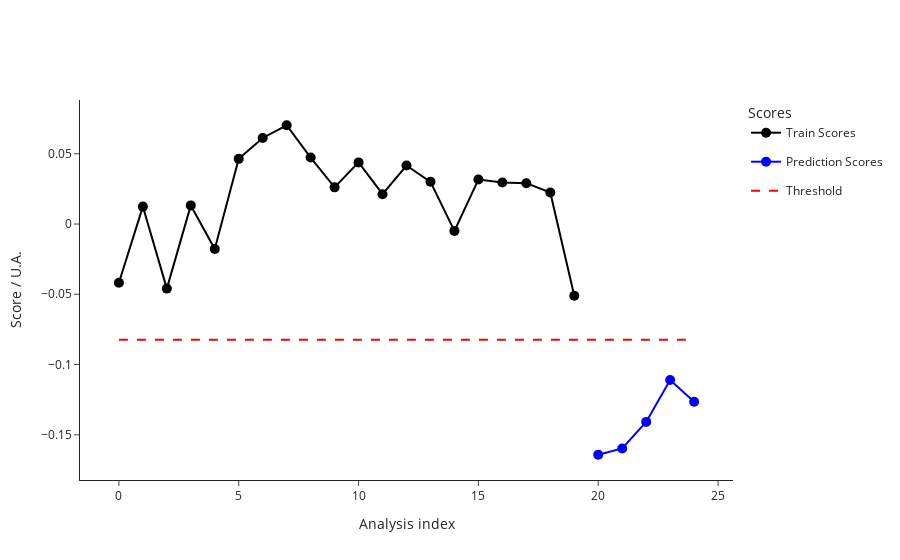

The notebook cell saved with this chart:
### Code cell
test2_data = pd.read_csv("dev/test2_features.csv")
test2_metadata = pd.read_csv("dev/test2_metadata.csv")
ana.predict(test2_data, test2_metadata)
outliers_test = ana.test_prediction_outliers()
print(outliers_test)
ana.plot_scores()

### Figure 1 — Plotly figure (JSON) as saved in the notebook; plotly's stock layout.template omitted (floating-point values rounded to 4 significant figures)
{"data": [{"hovertemplate": ["<b>index: </b>18<br><b>name: </b>210812_Pac--005<br><b>path: </b>C:/Users/Sandeep/Desktop/ExtractedSignals\\210812_Pac 2021-08-12 10-30-07\\210812_Pac--005.D<br><b>batch: </b>210812_Pac 2021-08-12 10-30-07<br><b>batch_position: </b>5<br><b>idle_time: </b>39.0<br><b>sample: </b>NaCl 0,9%<br><b>method: </b>SAA_411_Pac.M<br><b>timestamp: </b>2021-08-12 10:50:23<br><b>detector: </b>G1315C<br><b>pump: </b>G7110B<br><b>start_time: </b>2021-08-12 10:50:57<br><b>end_time: </b>2021-08-12 10:54:57<br><b>runtime: </b>239.7000000000036", "<b>index: </b>19<br><b>name: </b>210812_Pac--006<br><b>path: </b>C:/Users/Sandeep/Desktop/ExtractedSignals\\210812_Pac 2021-08-12 10-30-07\\210812_Pac--006.D<br><b>batch: </b>210812_Pac 2021-08-12 10-30-07<br><b>batch_position: </b>6<br><b>idle_time: </b>39.0<br><b>sample: </b>Blank<br><b>method: </b>SAA_411_Pac.M<br><b>timestamp: </b>2021-08-12 10:55:02<br><b>detector: </b>G1315C<br><b>pump: </b>G7110B<br><b>start_time: </b>2021-08-12 10:55:36<br><b>end_time: </b>2021-08-12 10:59:36<br><b>runtime: </b>239.7000000000036", "<b>index: </b>20<br><b>name: </b>210812_Pac--007<br><b>path: </b>C:/Users/Sandeep/Desktop/ExtractedSignals\\210812_Pac 2021-08-12 10-30-07\\210812_Pac--007.D<br><b>batch: </b>210812_Pac 2021-08-12 10-30-07<br><b>batch_position: </b>7<br><b>idle_time: </b>39.0<br><b>sample: </b>0.025 mg/ml<br><b>method: </b>SAA_411_Pac.M<br><b>timestamp: </b>2021-08-12 10:59:41<br><b>detector: </b>G1315C<br><b>pump: </b>G7110B<br><b>start_time: </b>2021-08-12 11:00:15<br><b>end_time: </b>2021-08-12 11:04:15<br><b>runtime: </b>239.7000000000036", "<b>index: </b>21<br><b>name: </b>210812_Pac--008<br><b>path: </b>C:/Users/Sandeep/Desktop/ExtractedSignals\\210812_Pac 2021-08-12 10-30-07\\210812_Pac--008.D<br><b>batch: </b>210812_Pac 2021-08-12 10-30-07<br><b>batch_position: </b>8<br><b>idle_time: </b>39.0<br><b>sample: </b>Blank<br><b>method: </b>SAA_411_Pac.M<br><b>timestamp: </b>2021-08-12 11:04:20<br><b>detector: </b>G1315C<br><b>pump: </b>G7110B<br><b>start_time: </b>2021-08-12 11:04:54<br><b>end_time: </b>2021-08-12 11:08:54<br><b>runtime: </b>239.7000000000036", "<b>index: </b>22<br><b>name: </b>210812_Pac--009<br><b>path: </b>C:/Users/Sandeep/Desktop/ExtractedSignals\\210812_Pac 2021-08-12 10-30-07\\210812_Pac--009.D<br><b>batch: </b>210812_Pac 2021-08-12 10-30-07<br><b>batch_position: </b>9<br><b>idle_time: </b>38.0<br><b>sample: </b>210806/036 :10<br><b>method: </b>SAA_411_Pac.M<br><b>timestamp: </b>2021-08-12 11:08:59<br><b>detector: </b>G1315C<br><b>pump: </b>G7110B<br><b>start_time: </b>2021-08-12 11:09:32<br><b>end_time: </b>2021-08-12 11:13:32<br><b>runtime: </b>239.7000000000036", "<b>index: </b>23<br><b>name: </b>210812_Pac--010<br><b>path: </b>C:/Users/Sandeep/Desktop/ExtractedSignals\\210812_Pac 2021-08-12 10-30-07\\210812_Pac--010.D<br><b>batch: </b>210812_Pac 2021-08-12 10-30-07<br><b>batch_position: </b>10<br><b>idle_time: </b>39.0<br><b>sample: </b>210806/036 :10<br><b>method: </b>SAA_411_Pac.M<br><b>timestamp: </b>2021-08-12 11:13:37<br><b>detector: </b>G7110B<br><b>pump: </b>G7110B<br><b>start_time: </b>2021-08-12 11:14:11<br><b>end_time: </b>2021-08-12 11:18:11<br><b>runtime: </b>239.7000000000036", "<b>index: </b>24<br><b>name: </b>210812_Pac--011<br><b>path: </b>C:/Users/Sandeep/Desktop/ExtractedSignals\\210812_Pac 2021-08-12 10-30-07\\210812_Pac--011.D<br><b>batch: </b>210812_Pac 2021-08-12 10-30-07<br><b>batch_position: </b>11<br><b>idle_time: </b>39.0<br><b>sample: </b>210806/036 :10<br><b>method: </b>SAA_411_Pac.M<br><b>timestamp: </b>2021-08-12 11:18:16<br><b>detector: </b>G7110B<br><b>pump: </b>G7110B<br><b>start_time: </b>2021-08-12 11:18:50<br><b>end_time: </b>2021-08-12 11:22:50<br><b>runtime: </b>239.7000000000036", "<b>index: </b>25<br><b>name: </b>210812_Pac--012<br><b>path: </b>C:/Users/Sandeep/Desktop/ExtractedSignals\\210812_Pac 2021-08-12 10-30-07\\210812_Pac--012.D<br><b>batch: </b>210812_Pac 2021-08-12 10-30-07<br><b>batch_position: </b>12<br><b>idle_time: </b>39.0<br><b>sample: </b>Blank<br><b>method: </b>SAA_411_Pac.M<br><b>timestamp: </b>2021-08-12 11:22:55<br><b>detector: </b>G1315C<br><b>pump: </b>G7110B<br><b>start_time: </b>2021-08-12 11:23:29<br><b>end_time: </b>2021-08-12 11:27:29<br><b>runtime: </b>239.7000000000036", "<b>index: </b>26<br><b>name: </b>210812_Pac--013<br><b>path: </b>C:/Users/Sandeep/Desktop/ExtractedSignals\\210812_Pac 2021-08-12 10-30-07\\210812_Pac--013.D<br><b>batch: </b>210812_Pac 2021-08-12 10-30-07<br><b>batch_position: </b>13<br><b>idle_time: </b>39.0<br><b>sample: </b>0.025 mg/ml<br><b>method: </b>SAA_411_Pac.M<br><b>timestamp: </b>2021-08-12 11:27:34<br><b>detector: </b>G1315C<br><b>pump: </b>G7110B<br><b>start_time: </b>2021-08-12 11:28:08<br><b>end_time: </b>2021-08-12 11:32:08<br><b>runtime: </b>239.7000000000036", "<b>index: </b>27<br><b>name: </b>210812_Pac--014<br><b>path: </b>C:/Users/Sandeep/Desktop/ExtractedSignals\\210812_Pac 2021-08-12 10-30-07\\210812_Pac--014.D<br><b>batch: </b>210812_Pac 2021-08-12 10-30-07<br><b>batch_position: </b>14<br><b>idle_time: </b>38.0<br><b>sample: </b>Blank<br><b>method: </b>SAA_411_Pac.M<br><b>timestamp: </b>2021-08-12 11:32:13<br><b>detector: </b>G7110B<br><b>pump: </b>G7110B<br><b>start_time: </b>2021-08-12 11:32:46<br><b>end_time: </b>2021-08-12 11:36:47<br><b>runtime: </b>239.7000000000036", "<b>index: </b>51<br><b>name: </b>210813_Pac--005<br><b>path: </b>C:/Users/Sandeep/Desktop/ExtractedSignals\\210813_Pac 2021-08-13 10-37-27\\210813_Pac--005.D<br><b>batch: </b>210813_Pac 2021-08-13 10-37-27<br><b>batch_position: </b>5<br><b>idle_time: </b>39.0<br><b>sample: </b>NaCl 0,9%<br><b>method: </b>SAA_411_Pac.M<br><b>timestamp: </b>2021-08-13 10:57:52<br><b>detector: </b>G7110B<br><b>pump: </b>G7110B<br><b>start_time: </b>2021-08-13 10:58:26<br><b>end_time: </b>2021-08-13 11:02:27<br><b>runtime: </b>239.7000000000036", "<b>index: </b>52<br><b>name: </b>210813_Pac--006<br><b>path: </b>C:/Users/Sandeep/Desktop/ExtractedSignals\\210813_Pac 2021-08-13 10-37-27\\210813_Pac--006.D<br><b>batch: </b>210813_Pac 2021-08-13 10-37-27<br><b>batch_position: </b>6<br><b>idle_time: </b>38.0<br><b>sample: </b>Blank<br><b>method: </b>SAA_411_Pac.M<br><b>timestamp: </b>2021-08-13 11:02:31<br><b>detector: </b>G1315C<br><b>pump: </b>G7110B<br><b>start_time: </b>2021-08-13 11:03:05<br><b>end_time: </b>2021-08-13 11:07:06<br><b>runtime: </b>239.7000000000036", "<b>index: </b>53<br><b>name: </b>210813_Pac--007<br><b>path: </b>C:/Users/Sandeep/Desktop/ExtractedSignals\\210813_Pac 2021-08-13 10-37-27\\210813_Pac--007.D<br><b>batch: </b>210813_Pac 2021-08-13 10-37-27<br><b>batch_position: </b>7<br><b>idle_time: </b>38.0<br><b>sample: </b>0.025 mg/ml<br><b>method: </b>SAA_411_Pac.M<br><b>timestamp: </b>2021-08-13 11:07:10<br><b>detector: </b>G1315C<br><b>pump: </b>G7116B<br><b>start_time: </b>2021-08-13 11:07:44<br><b>end_time: </b>2021-08-13 11:11:45<br><b>runtime: </b>239.7000000000036", "<b>index: </b>54<br><b>name: </b>210813_Pac--008<br><b>path: </b>C:/Users/Sandeep/Desktop/ExtractedSignals\\210813_Pac 2021-08-13 10-37-27\\210813_Pac--008.D<br><b>batch: </b>210813_Pac 2021-08-13 10-37-27<br><b>batch_position: </b>8<br><b>idle_time: </b>38.0<br><b>sample: </b>Blank<br><b>method: </b>SAA_411_Pac.M<br><b>timestamp: </b>2021-08-13 11:11:49<br><b>detector: </b>G1315C<br><b>pump: </b>G7110B<br><b>start_time: </b>2021-08-13 11:12:23<br><b>end_time: </b>2021-08-13 11:16:23<br><b>runtime: </b>239.7000000000036", "<b>index: </b>55<br><b>name: </b>210813_Pac--009<br><b>path: </b>C:/Users/Sandeep/Desktop/ExtractedSignals\\210813_Pac 2021-08-13 10-37-27\\210813_Pac--009.D<br><b>batch: </b>210813_Pac 2021-08-13 10-37-27<br><b>batch_position: </b>9<br><b>idle_time: </b>39.0<br><b>sample: </b>210812/004 :20<br><b>method: </b>SAA_411_Pac.M<br><b>timestamp: </b>2021-08-13 11:16:28<br><b>detector: </b>G1315C<br><b>pump: </b>G7110B<br><b>start_time: </b>2021-08-13 11:17:02<br><b>end_time: </b>2021-08-13 11:21:03<br><b>runtime: </b>239.7000000000036", "<b>index: </b>56<br><b>name: </b>210813_Pac--010<br><b>path: </b>C:/Users/Sandeep/Desktop/ExtractedSignals\\210813_Pac 2021-08-13 10-37-27\\210813_Pac--010.D<br><b>batch: </b>210813_Pac 2021-08-13 10-37-27<br><b>batch_position: </b>10<br><b>idle_time: </b>38.0<br><b>sample: </b>210812/004 :20<br><b>method: </b>SAA_411_Pac.M<br><b>timestamp: </b>2021-08-13 11:21:08<br><b>detector: </b>G1315C<br><b>pump: </b>G7110B<br><b>start_time: </b>2021-08-13 11:21:41<br><b>end_time: </b>2021-08-13 11:25:42<br><b>runtime: </b>239.7000000000036", "<b>index: </b>57<br><b>name: </b>210813_Pac--011<br><b>path: </b>C:/Users/Sandeep/Desktop/ExtractedSignals\\210813_Pac 2021-08-13 10-37-27\\210813_Pac--011.D<br><b>batch: </b>210813_Pac 2021-08-13 10-37-27<br><b>batch_position: </b>11<br><b>idle_time: </b>39.0<br><b>sample: </b>210812/004 :20<br><b>method: </b>SAA_411_Pac.M<br><b>timestamp: </b>2021-08-13 11:25:46<br><b>detector: </b>G1315C<br><b>pump: </b>G7110B<br><b>start_time: </b>2021-08-13 11:26:21<br><b>end_time: </b>2021-08-13 11:30:21<br><b>runtime: </b>239.7000000000036", "<b>index: </b>58<br><b>name: </b>210813_Pac--012<br><b>path: </b>C:/Users/Sandeep/Desktop/ExtractedSignals\\210813_Pac 2021-08-13 10-37-27\\210813_Pac--012.D<br><b>batch: </b>210813_Pac 2021-08-13 10-37-27<br><b>batch_position: </b>12<br><b>idle_time: </b>38.0<br><b>sample: </b>Blank<br><b>method: </b>SAA_411_Pac.M<br><b>timestamp: </b>2021-08-13 11:30:26<br><b>detector: </b>G1315C<br><b>pump: </b>G7110B<br><b>start_time: </b>2021-08-13 11:30:59<br><b>end_time: </b>2021-08-13 11:34:59<br><b>runtime: </b>239.7000000000036", "<b>index: </b>59<br><b>name: </b>210813_Pac--013<br><b>path: </b>C:/Users/Sandeep/Desktop/ExtractedSignals\\210813_Pac 2021-08-13 10-37-27\\210813_Pac--013.D<br><b>batch: </b>210813_Pac 2021-08-13 10-37-27<br><b>batch_position: </b>13<br><b>idle_time: </b>39.0<br><b>sample: </b>0.025 mg/ml<br><b>method: </b>SAA_411_Pac.M<br><b>timestamp: </b>2021-08-13 11:35:04<br><b>detector: </b>G1315C<br><b>pump: </b>G7110B<br><b>start_time: </b>2021-08-13 11:35:38<br><b>end_time: </b>2021-08-13 11:39:38<br><b>runtime: </b>239.7000000000036", "<b>index: </b>60<br><b>name: </b>210813_Pac--014<br><b>path: </b>C:/Users/Sandeep/Desktop/ExtractedSignals\\210813_Pac 2021-08-13 10-37-27\\210813_Pac--014.D<br><b>batch: </b>210813_Pac 2021-08-13 10-37-27<br><b>batch_position: </b>14<br><b>idle_time: </b>38.0<br><b>sample: </b>Blank<br><b>method: </b>SAA_411_Pac.M<br><b>timestamp: </b>2021-08-13 11:39:43<br><b>detector: </b>G1315C<br><b>pump: </b>G7110B<br><b>start_time: </b>2021-08-13 11:40:16<br><b>end_time: </b>2021-08-13 11:44:17<br><b>runtime: </b>239.7000000000036"], "legendgroup": "Train", "line": {"color": "black"}, "marker": {"color": "black", "size": 10}, "mode": "lines+markers", "name": "Train Scores", "text": ["<b>index: </b>18<br><b>name: </b>210812_Pac--005<br><b>path: </b>C:/Users/Sandeep/Desktop/ExtractedSignals\\210812_Pac 2021-08-12 10-30-07\\210812_Pac--005.D<br><b>batch: </b>210812_Pac 2021-08-12 10-30-07<br><b>batch_position: </b>5<br><b>idle_time: </b>39.0<br><b>sample: </b>NaCl 0,9%<br><b>method: </b>SAA_411_Pac.M<br><b>timestamp: </b>2021-08-12 10:50:23<br><b>detector: </b>G1315C<br><b>pump: </b>G7110B<br><b>start_time: </b>2021-08-12 10:50:57<br><b>end_time: </b>2021-08-12 10:54:57<br><b>runtime: </b>239.7000000000036", "<b>index: </b>19<br><b>name: </b>210812_Pac--006<br><b>path: </b>C:/Users/Sandeep/Desktop/ExtractedSignals\\210812_Pac 2021-08-12 10-30-07\\210812_Pac--006.D<br><b>batch: </b>210812_Pac 2021-08-12 10-30-07<br><b>batch_position: </b>6<br><b>idle_time: </b>39.0<br><b>sample: </b>Blank<br><b>method: </b>SAA_411_Pac.M<br><b>timestamp: </b>2021-08-12 10:55:02<br><b>detector: </b>G1315C<br><b>pump: </b>G7110B<br><b>start_time: </b>2021-08-12 10:55:36<br><b>end_time: </b>2021-08-12 10:59:36<br><b>runtime: </b>239.7000000000036", "<b>index: </b>20<br><b>name: </b>210812_Pac--007<br><b>path: </b>C:/Users/Sandeep/Desktop/ExtractedSignals\\210812_Pac 2021-08-12 10-30-07\\210812_Pac--007.D<br><b>batch: </b>210812_Pac 2021-08-12 10-30-07<br><b>batch_position: </b>7<br><b>idle_time: </b>39.0<br><b>sample: </b>0.025 mg/ml<br><b>method: </b>SAA_411_Pac.M<br><b>timestamp: </b>2021-08-12 10:59:41<br><b>detector: </b>G1315C<br><b>pump: </b>G7110B<br><b>start_time: </b>2021-08-12 11:00:15<br><b>end_time: </b>2021-08-12 11:04:15<br><b>runtime: </b>239.7000000000036", "<b>index: </b>21<br><b>name: </b>210812_Pac--008<br><b>path: </b>C:/Users/Sandeep/Desktop/ExtractedSignals\\210812_Pac 2021-08-12 10-30-07\\210812_Pac--008.D<br><b>batch: </b>210812_Pac 2021-08-12 10-30-07<br><b>batch_position: </b>8<br><b>idle_time: </b>39.0<br><b>sample: </b>Blank<br><b>method: </b>SAA_411_Pac.M<br><b>timestamp: </b>2021-08-12 11:04:20<br><b>detector: </b>G1315C<br><b>pump: </b>G7110B<br><b>start_time: </b>2021-08-12 11:04:54<br><b>end_time: </b>2021-08-12 11:08:54<br><b>runtime: </b>239.7000000000036", "<b>index: </b>22<br><b>name: </b>210812_Pac--009<br><b>path: </b>C:/Users/Sandeep/Desktop/ExtractedSignals\\210812_Pac 2021-08-12 10-30-07\\210812_Pac--009.D<br><b>batch: </b>210812_Pac 2021-08-12 10-30-07<br><b>batch_position: </b>9<br><b>idle_time: </b>38.0<br><b>sample: </b>210806/036 :10<br><b>method: </b>SAA_411_Pac.M<br><b>timestamp: </b>2021-08-12 11:08:59<br><b>detector: </b>G1315C<br><b>pump: </b>G7110B<br><b>start_time: </b>2021-08-12 11:09:32<br><b>end_time: </b>2021-08-12 11:13:32<br><b>runtime: </b>239.7000000000036", "<b>index: </b>23<br><b>name: </b>210812_Pac--010<br><b>path: </b>C:/Users/Sandeep/Desktop/ExtractedSignals\\210812_Pac 2021-08-12 10-30-07\\210812_Pac--010.D<br><b>batch: </b>210812_Pac 2021-08-12 10-30-07<br><b>batch_position: </b>10<br><b>idle_time: </b>39.0<br><b>sample: </b>210806/036 :10<br><b>method: </b>SAA_411_Pac.M<br><b>timestamp: </b>2021-08-12 11:13:37<br><b>detector: </b>G7110B<br><b>pump: </b>G7110B<br><b>start_time: </b>2021-08-12 11:14:11<br><b>end_time: </b>2021-08-12 11:18:11<br><b>runtime: </b>239.7000000000036", "<b>index: </b>24<br><b>name: </b>210812_Pac--011<br><b>path: </b>C:/Users/Sandeep/Desktop/ExtractedSignals\\210812_Pac 2021-08-12 10-30-07\\210812_Pac--011.D<br><b>batch: </b>210812_Pac 2021-08-12 10-30-07<br><b>batch_position: </b>11<br><b>idle_time: </b>39.0<br><b>sample: </b>210806/036 :10<br><b>method: </b>SAA_411_Pac.M<br><b>timestamp: </b>2021-08-12 11:18:16<br><b>detector: </b>G7110B<br><b>pump: </b>G7110B<br><b>start_time: </b>2021-08-12 11:18:50<br><b>end_time: </b>2021-08-12 11:22:50<br><b>runtime: </b>239.7000000000036", "<b>index: </b>25<br><b>name: </b>210812_Pac--012<br><b>path: </b>C:/Users/Sandeep/Desktop/ExtractedSignals\\210812_Pac 2021-08-12 10-30-07\\210812_Pac--012.D<br><b>batch: </b>210812_Pac 2021-08-12 10-30-07<br><b>batch_position: </b>12<br><b>idle_time: </b>39.0<br><b>sample: </b>Blank<br><b>method: </b>SAA_411_Pac.M<br><b>timestamp: </b>2021-08-12 11:22:55<br><b>detector: </b>G1315C<br><b>pump: </b>G7110B<br><b>start_time: </b>2021-08-12 11:23:29<br><b>end_time: </b>2021-08-12 11:27:29<br><b>runtime: </b>239.7000000000036", "<b>index: </b>26<br><b>name: </b>210812_Pac--013<br><b>path: </b>C:/Users/Sandeep/Desktop/ExtractedSignals\\210812_Pac 2021-08-12 10-30-07\\210812_Pac--013.D<br><b>batch: </b>210812_Pac 2021-08-12 10-30-07<br><b>batch_position: </b>13<br><b>idle_time: </b>39.0<br><b>sample: </b>0.025 mg/ml<br><b>method: </b>SAA_411_Pac.M<br><b>timestamp: </b>2021-08-12 11:27:34<br><b>detector: </b>G1315C<br><b>pump: </b>G7110B<br><b>start_time: </b>2021-08-12 11:28:08<br><b>end_time: </b>2021-08-12 11:32:08<br><b>runtime: </b>239.7000000000036", "<b>index: </b>27<br><b>name: </b>210812_Pac--014<br><b>path: </b>C:/Users/Sandeep/Desktop/ExtractedSignals\\210812_Pac 2021-08-12 10-30-07\\210812_Pac--014.D<br><b>batch: </b>210812_Pac 2021-08-12 10-30-07<br><b>batch_position: </b>14<br><b>idle_time: </b>38.0<br><b>sample: </b>Blank<br><b>method: </b>SAA_411_Pac.M<br><b>timestamp: </b>2021-08-12 11:32:13<br><b>detector: </b>G7110B<br><b>pump: </b>G7110B<br><b>start_time: </b>2021-08-12 11:32:46<br><b>end_time: </b>2021-08-12 11:36:47<br><b>runtime: </b>239.7000000000036", "<b>index: </b>51<br><b>name: </b>210813_Pac--005<br><b>path: </b>C:/Users/Sandeep/Desktop/ExtractedSignals\\210813_Pac 2021-08-13 10-37-27\\210813_Pac--005.D<br><b>batch: </b>210813_Pac 2021-08-13 10-37-27<br><b>batch_position: </b>5<br><b>idle_time: </b>39.0<br><b>sample: </b>NaCl 0,9%<br><b>method: </b>SAA_411_Pac.M<br><b>timestamp: </b>2021-08-13 10:57:52<br><b>detector: </b>G7110B<br><b>pump: </b>G7110B<br><b>start_time: </b>2021-08-13 10:58:26<br><b>end_time: </b>2021-08-13 11:02:27<br><b>runtime: </b>239.7000000000036", "<b>index: </b>52<br><b>name: </b>210813_Pac--006<br><b>path: </b>C:/Users/Sandeep/Desktop/ExtractedSignals\\210813_Pac 2021-08-13 10-37-27\\210813_Pac--006.D<br><b>batch: </b>210813_Pac 2021-08-13 10-37-27<br><b>batch_position: </b>6<br><b>idle_time: </b>38.0<br><b>sample: </b>Blank<br><b>method: </b>SAA_411_Pac.M<br><b>timestamp: </b>2021-08-13 11:02:31<br><b>detector: </b>G1315C<br><b>pump: </b>G7110B<br><b>start_time: </b>2021-08-13 11:03:05<br><b>end_time: </b>2021-08-13 11:07:06<br><b>runtime: </b>239.7000000000036", "<b>index: </b>53<br><b>name: </b>210813_Pac--007<br><b>path: </b>C:/Users/Sandeep/Desktop/ExtractedSignals\\210813_Pac 2021-08-13 10-37-27\\210813_Pac--007.D<br><b>batch: </b>210813_Pac 2021-08-13 10-37-27<br><b>batch_position: </b>7<br><b>idle_time: </b>38.0<br><b>sample: </b>0.025 mg/ml<br><b>method: </b>SAA_411_Pac.M<br><b>timestamp: </b>2021-08-13 11:07:10<br><b>detector: </b>G1315C<br><b>pump: </b>G7116B<br><b>start_time: </b>2021-08-13 11:07:44<br><b>end_time: </b>2021-08-13 11:11:45<br><b>runtime: </b>239.7000000000036", "<b>index: </b>54<br><b>name: </b>210813_Pac--008<br><b>path: </b>C:/Users/Sandeep/Desktop/ExtractedSignals\\210813_Pac 2021-08-13 10-37-27\\210813_Pac--008.D<br><b>batch: </b>210813_Pac 2021-08-13 10-37-27<br><b>batch_position: </b>8<br><b>idle_time: </b>38.0<br><b>sample: </b>Blank<br><b>method: </b>SAA_411_Pac.M<br><b>timestamp: </b>2021-08-13 11:11:49<br><b>detector: </b>G1315C<br><b>pump: </b>G7110B<br><b>start_time: </b>2021-08-13 11:12:23<br><b>end_time: </b>2021-08-13 11:16:23<br><b>runtime: </b>239.7000000000036", "<b>index: </b>55<br><b>name: </b>210813_Pac--009<br><b>path: </b>C:/Users/Sandeep/Desktop/ExtractedSignals\\210813_Pac 2021-08-13 10-37-27\\210813_Pac--009.D<br><b>batch: </b>210813_Pac 2021-08-13 10-37-27<br><b>batch_position: </b>9<br><b>idle_time: </b>39.0<br><b>sample: </b>210812/004 :20<br><b>method: </b>SAA_411_Pac.M<br><b>timestamp: </b>2021-08-13 11:16:28<br><b>detector: </b>G1315C<br><b>pump: </b>G7110B<br><b>start_time: </b>2021-08-13 11:17:02<br><b>end_time: </b>2021-08-13 11:21:03<br><b>runtime: </b>239.7000000000036", "<b>index: </b>56<br><b>name: </b>210813_Pac--010<br><b>path: </b>C:/Users/Sandeep/Desktop/ExtractedSignals\\210813_Pac 2021-08-13 10-37-27\\210813_Pac--010.D<br><b>batch: </b>210813_Pac 2021-08-13 10-37-27<br><b>batch_position: </b>10<br><b>idle_time: </b>38.0<br><b>sample: </b>210812/004 :20<br><b>method: </b>SAA_411_Pac.M<br><b>timestamp: </b>2021-08-13 11:21:08<br><b>detector: </b>G1315C<br><b>pump: </b>G7110B<br><b>start_time: </b>2021-08-13 11:21:41<br><b>end_time: </b>2021-08-13 11:25:42<br><b>runtime: </b>239.7000000000036", "<b>index: </b>57<br><b>name: </b>210813_Pac--011<br><b>path: </b>C:/Users/Sandeep/Desktop/ExtractedSignals\\210813_Pac 2021-08-13 10-37-27\\210813_Pac--011.D<br><b>batch: </b>210813_Pac 2021-08-13 10-37-27<br><b>batch_position: </b>11<br><b>idle_time: </b>39.0<br><b>sample: </b>210812/004 :20<br><b>method: </b>SAA_411_Pac.M<br><b>timestamp: </b>2021-08-13 11:25:46<br><b>detector: </b>G1315C<br><b>pump: </b>G7110B<br><b>start_time: </b>2021-08-13 11:26:21<br><b>end_time: </b>2021-08-13 11:30:21<br><b>runtime: </b>239.7000000000036", "<b>index: </b>58<br><b>name: </b>210813_Pac--012<br><b>path: </b>C:/Users/Sandeep/Desktop/ExtractedSignals\\210813_Pac 2021-08-13 10-37-27\\210813_Pac--012.D<br><b>batch: </b>210813_Pac 2021-08-13 10-37-27<br><b>batch_position: </b>12<br><b>idle_time: </b>38.0<br><b>sample: </b>Blank<br><b>method: </b>SAA_411_Pac.M<br><b>timestamp: </b>2021-08-13 11:30:26<br><b>detector: </b>G1315C<br><b>pump: </b>G7110B<br><b>start_time: </b>2021-08-13 11:30:59<br><b>end_time: </b>2021-08-13 11:34:59<br><b>runtime: </b>239.7000000000036", "<b>index: </b>59<br><b>name: </b>210813_Pac--013<br><b>path: </b>C:/Users/Sandeep/Desktop/ExtractedSignals\\210813_Pac 2021-08-13 10-37-27\\210813_Pac--013.D<br><b>batch: </b>210813_Pac 2021-08-13 10-37-27<br><b>batch_position: </b>13<br><b>idle_time: </b>39.0<br><b>sample: </b>0.025 mg/ml<br><b>method: </b>SAA_411_Pac.M<br><b>timestamp: </b>2021-08-13 11:35:04<br><b>detector: </b>G1315C<br><b>pump: </b>G7110B<br><b>start_time: </b>2021-08-13 11:35:38<br><b>end_time: </b>2021-08-13 11:39:38<br><b>runtime: </b>239.7000000000036", "<b>index: </b>60<br><b>name: </b>210813_Pac--014<br><b>path: </b>C:/Users/Sandeep/Desktop/ExtractedSignals\\210813_Pac 2021-08-13 10-37-27\\210813_Pac--014.D<br><b>batch: </b>210813_Pac 2021-08-13 10-37-27<br><b>batch_position: </b>14<br><b>idle_time: </b>38.0<br><b>sample: </b>Blank<br><b>method: </b>SAA_411_Pac.M<br><b>timestamp: </b>2021-08-13 11:39:43<br><b>detector: </b>G1315C<br><b>pump: </b>G7110B<br><b>start_time: </b>2021-08-13 11:40:16<br><b>end_time: </b>2021-08-13 11:44:17<br><b>runtime: </b>239.7000000000036"], "type": "scatter", "x": [0, 1, 2, 3, 4, 5, 6, 7, 8, 9, 10, 11, 12, 13, 14, 15, 16, 17, 18, 19], "y": [-0.04182, 0.0124, -0.04596, 0.01325, -0.01773, 0.04638, 0.06123, 0.07028, 0.04728, 0.02609, 0.04385, 0.02121, 0.04161, 0.03003, -0.004882, 0.03169, 0.02956, 0.02905, 0.02244, -0.0511]}, {"hovertemplate": ["<b>index: </b>266<br><b>name: </b>210910_Pac<br><b>path: </b>C:/Users/Sandeep/Desktop/ExtractedSignals\\210910_Pac 2021-09-10 14-25-54\\210910_Pac.D<br><b>batch: </b>210910_Pac 2021-09-10 14-25-54<br><b>batch_position: </b>1<br><b>idle_time: </b>142.0<br><b>sample: </b>Blank<br><b>method: </b>SAA_411_Pac.M<br><b>timestamp: </b>2021-09-10 14:25:59<br><b>detector: </b>G1315C<br><b>pump: </b>G7110B<br><b>start_time: </b>2021-09-10 14:28:06<br><b>end_time: </b>2021-09-10 14:32:06<br><b>runtime: </b>239.7000000000036", "<b>index: </b>47<br><b>name: </b>210813_Pac<br><b>path: </b>C:/Users/Sandeep/Desktop/ExtractedSignals\\210813_Pac 2021-08-13 10-37-27\\210813_Pac.D<br><b>batch: </b>210813_Pac 2021-08-13 10-37-27<br><b>batch_position: </b>1<br><b>idle_time: </b>5673.0<br><b>sample: </b>Blank<br><b>method: </b>SAA_411_Pac.M<br><b>timestamp: </b>2021-08-13 10:37:33<br><b>detector: </b>G7110B<br><b>pump: </b>G7110B<br><b>start_time: </b>2021-08-13 10:39:51<br><b>end_time: </b>2021-08-13 10:43:51<br><b>runtime: </b>239.7000000000036", "<b>index: </b>17<br><b>name: </b>210812_Pac--004<br><b>path: </b>C:/Users/Sandeep/Desktop/ExtractedSignals\\210812_Pac 2021-08-12 10-30-07\\210812_Pac--004.D<br><b>batch: </b>210812_Pac 2021-08-12 10-30-07<br><b>batch_position: </b>4<br><b>idle_time: </b>39.0<br><b>sample: </b>Blank<br><b>method: </b>SAA_411_Pac.M<br><b>timestamp: </b>2021-08-12 10:45:44<br><b>detector: </b>G1315C<br><b>pump: </b>G7110B<br><b>start_time: </b>2021-08-12 10:46:18<br><b>end_time: </b>2021-08-12 10:50:18<br><b>runtime: </b>239.7000000000036", "<b>index: </b>119<br><b>name: </b>210819_Pac--004<br><b>path: </b>C:/Users/Sandeep/Desktop/ExtractedSignals\\210819_Pac 2021-08-19 15-50-49\\210819_Pac--004.D<br><b>batch: </b>210819_Pac 2021-08-19 15-50-49<br><b>batch_position: </b>4<br><b>idle_time: </b>39.0<br><b>sample: </b>Blank<br><b>method: </b>SAA_411_Pac.M<br><b>timestamp: </b>2021-08-19 16:06:48<br><b>detector: </b>G7110B<br><b>pump: </b>G7110B<br><b>start_time: </b>2021-08-19 16:07:22<br><b>end_time: </b>2021-08-19 16:11:23<br><b>runtime: </b>239.7000000000036", "<b>index: </b>16<br><b>name: </b>210812_Pac--003<br><b>path: </b>C:/Users/Sandeep/Desktop/ExtractedSignals\\210812_Pac 2021-08-12 10-30-07\\210812_Pac--003.D<br><b>batch: </b>210812_Pac 2021-08-12 10-30-07<br><b>batch_position: </b>3<br><b>idle_time: </b>39.0<br><b>sample: </b>Blank<br><b>method: </b>SAA_411_Pac.M<br><b>timestamp: </b>2021-08-12 10:41:05<br><b>detector: </b>G1315C<br><b>pump: </b>G7110B<br><b>start_time: </b>2021-08-12 10:41:39<br><b>end_time: </b>2021-08-12 10:45:39<br><b>runtime: </b>239.7000000000036"], "legendgroup": "Prediction", "line": {"color": "blue"}, "marker": {"color": "blue", "size": 10}, "mode": "lines+markers", "name": "Prediction Scores", "text": ["<b>index: </b>266<br><b>name: </b>210910_Pac<br><b>path: </b>C:/Users/Sandeep/Desktop/ExtractedSignals\\210910_Pac 2021-09-10 14-25-54\\210910_Pac.D<br><b>batch: </b>210910_Pac 2021-09-10 14-25-54<br><b>batch_position: </b>1<br><b>idle_time: </b>142.0<br><b>sample: </b>Blank<br><b>method: </b>SAA_411_Pac.M<br><b>timestamp: </b>2021-09-10 14:25:59<br><b>detector: </b>G1315C<br><b>pump: </b>G7110B<br><b>start_time: </b>2021-09-10 14:28:06<br><b>end_time: </b>2021-09-10 14:32:06<br><b>runtime: </b>239.7000000000036", "<b>index: </b>47<br><b>name: </b>210813_Pac<br><b>path: </b>C:/Users/Sandeep/Desktop/ExtractedSignals\\210813_Pac 2021-08-13 10-37-27\\210813_Pac.D<br><b>batch: </b>210813_Pac 2021-08-13 10-37-27<br><b>batch_position: </b>1<br><b>idle_time: </b>5673.0<br><b>sample: </b>Blank<br><b>method: </b>SAA_411_Pac.M<br><b>timestamp: </b>2021-08-13 10:37:33<br><b>detector: </b>G7110B<br><b>pump: </b>G7110B<br><b>start_time: </b>2021-08-13 10:39:51<br><b>end_time: </b>2021-08-13 10:43:51<br><b>runtime: </b>239.7000000000036", "<b>index: </b>17<br><b>name: </b>210812_Pac--004<br><b>path: </b>C:/Users/Sandeep/Desktop/ExtractedSignals\\210812_Pac 2021-08-12 10-30-07\\210812_Pac--004.D<br><b>batch: </b>210812_Pac 2021-08-12 10-30-07<br><b>batch_position: </b>4<br><b>idle_time: </b>39.0<br><b>sample: </b>Blank<br><b>method: </b>SAA_411_Pac.M<br><b>timestamp: </b>2021-08-12 10:45:44<br><b>detector: </b>G1315C<br><b>pump: </b>G7110B<br><b>start_time: </b>2021-08-12 10:46:18<br><b>end_time: </b>2021-08-12 10:50:18<br><b>runtime: </b>239.7000000000036", "<b>index: </b>119<br><b>name: </b>210819_Pac--004<br><b>path: </b>C:/Users/Sandeep/Desktop/ExtractedSignals\\210819_Pac 2021-08-19 15-50-49\\210819_Pac--004.D<br><b>batch: </b>210819_Pac 2021-08-19 15-50-49<br><b>batch_position: </b>4<br><b>idle_time: </b>39.0<br><b>sample: </b>Blank<br><b>method: </b>SAA_411_Pac.M<br><b>timestamp: </b>2021-08-19 16:06:48<br><b>detector: </b>G7110B<br><b>pump: </b>G7110B<br><b>start_time: </b>2021-08-19 16:07:22<br><b>end_time: </b>2021-08-19 16:11:23<br><b>runtime: </b>239.7000000000036", "<b>index: </b>16<br><b>name: </b>210812_Pac--003<br><b>path: </b>C:/Users/Sandeep/Desktop/ExtractedSignals\\210812_Pac 2021-08-12 10-30-07\\210812_Pac--003.D<br><b>batch: </b>210812_Pac 2021-08-12 10-30-07<br><b>batch_position: </b>3<br><b>idle_time: </b>39.0<br><b>sample: </b>Blank<br><b>method: </b>SAA_411_Pac.M<br><b>timestamp: </b>2021-08-12 10:41:05<br><b>detector: </b>G1315C<br><b>pump: </b>G7110B<br><b>start_time: </b>2021-08-12 10:41:39<br><b>end_time: </b>2021-08-12 10:45:39<br><b>runtime: </b>239.7000000000036"], "type": "scatter", "x": [20, 21, 22, 23, 24], "y": [-0.1642, -0.1597, -0.1408, -0.1111, -0.1265]}, {"legendgroup": "Threshold", "line": {"color": "red", "dash": "dash"}, "mode": "lines", "name": "Threshold", "type": "scatter", "x": [0, 24], "y": [-0.08232, -0.08232]}], "layout": {"legend": {"title": {"text": "Scores"}}, "xaxis": {"title": {"text": "Analysis index"}}, "yaxis": {"title": {"text": "Score / U.A."}}}}
